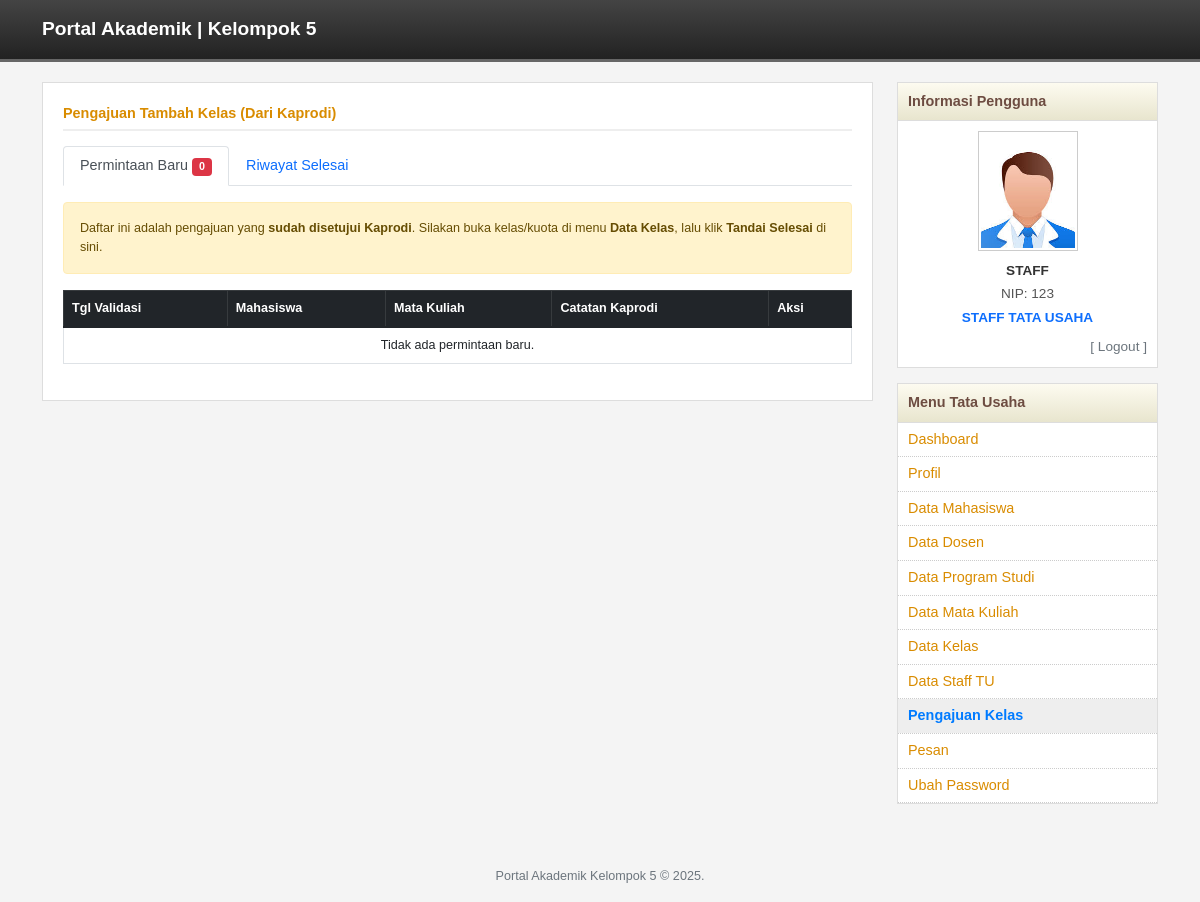
The app's page /tu/pengajuan.php (signed in), older data.
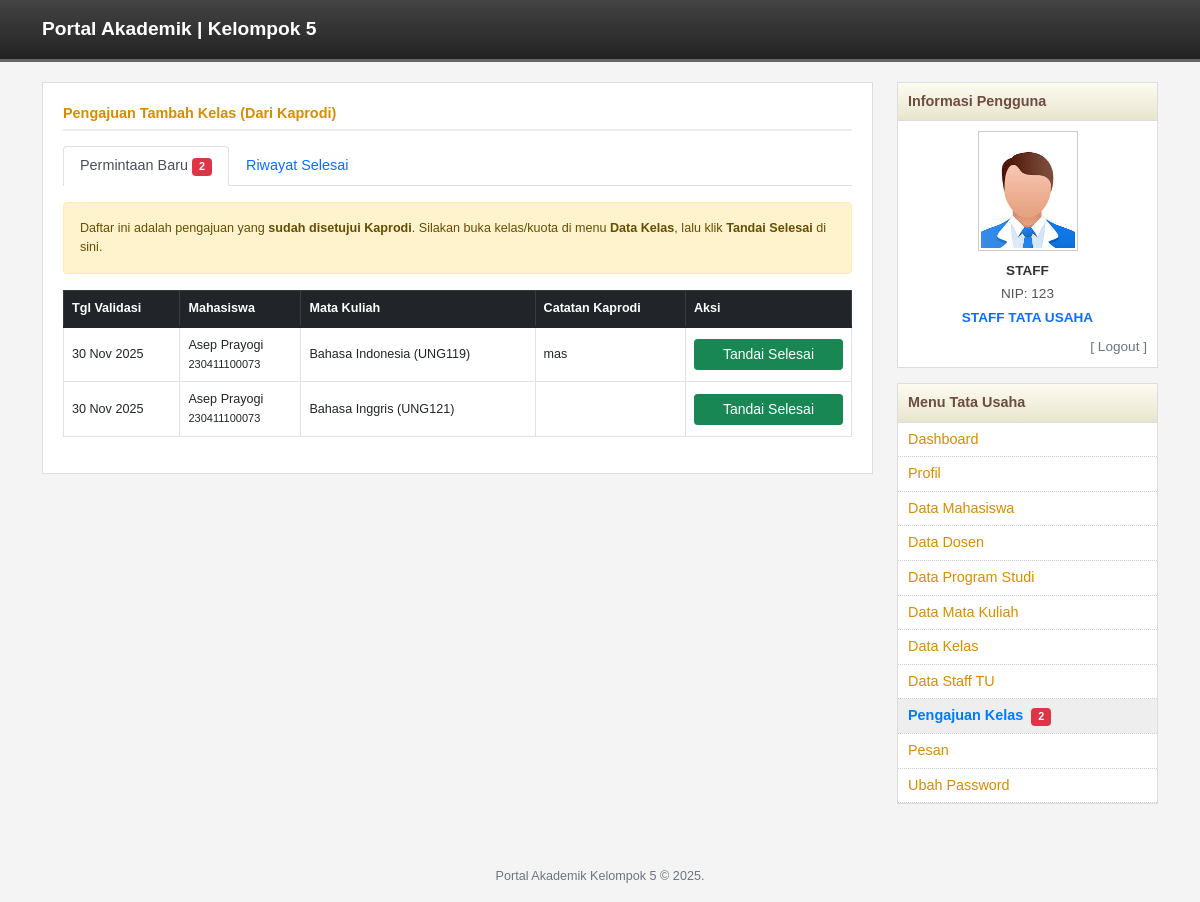
The same page, newer data.
### tables this page shows
CREATE TABLE `pengajuan_tambah_kelas` (
  `id` int(11) NOT NULL,
  `mahasiswa_id` int(11) DEFAULT NULL,
  `mata_kuliah_id` int(11) DEFAULT NULL,
  `kelas_id` int(11) DEFAULT NULL,
  `alasan` text DEFAULT NULL,
  `status` enum('pending','approved','rejected','completed') DEFAULT 'pending',
  `tanggal_pengajuan` timestamp NULL DEFAULT current_timestamp(),
  `tanggal_validasi` timestamp NULL DEFAULT NULL,
  `validator_id` int(11) DEFAULT NULL,
  `catatan_validasi` text DEFAULT NULL,
  `created_at` timestamp NULL DEFAULT current_timestamp()
);

CREATE TABLE `mahasiswa` (
  `id` int(11) NOT NULL,
  `nim` varchar(20) NOT NULL,
  `nama` varchar(100) NOT NULL,
  `jenis_kelamin` enum('L','P') DEFAULT NULL,
  `password` varchar(255) NOT NULL,
  `email` varchar(100) DEFAULT NULL,
  `prodi` varchar(50) DEFAULT NULL,
  `semester` int(11) DEFAULT NULL,
  `dpa_id` int(11) DEFAULT NULL,
  `created_at` timestamp NULL DEFAULT current_timestamp(),
  `foto` varchar(255) DEFAULT NULL
);

CREATE TABLE `mata_kuliah` (
  `id` int(11) NOT NULL,
  `kode_mk` varchar(20) NOT NULL,
  `nama_mk` varchar(100) NOT NULL,
  `sks` int(11) NOT NULL,
  `minimal_kelulusan` varchar(5) DEFAULT 'C',
  `semester` int(11) DEFAULT NULL,
  `prodi_id` int(11) DEFAULT 1,
  `sifat` enum('Wajib','Pilihan') DEFAULT 'Wajib',
  `prasyarat` varchar(255) DEFAULT NULL,
  `created_at` timestamp NULL DEFAULT current_timestamp()
);

### tu/pengajuan.php (the view, shortened to what the changed rows need)
<?php
require_once "../config/database.php";
$stmtNew = $pdo->query("SELECT p.*, m.nim, m.nama as nama_mhs, mk.nama_mk, mk.kode_mk
                        FROM pengajuan_tambah_kelas p
                        JOIN mahasiswa m ON p.mahasiswa_id = m.id
                        JOIN mata_kuliah mk ON p.mata_kuliah_id = mk.id
                        WHERE p.status = 'approved' ORDER BY p.tanggal_validasi ASC");
$dataNew = $stmtNew->fetchAll();
?>
<!DOCTYPE html>
<html lang="id">
<head>
    <link href="https://cdn.jsdelivr.net/npm/bootstrap@5.1.3/dist/css/bootstrap.min.css" rel="stylesheet">
    <link rel="stylesheet" href="../assets/css/style.css">
</head>
<body>
<div class="container">
    <div class="row">
        <div class="col-md-9">
            <div class="content-box">
                <ul class="nav nav-tabs mb-3" id="tuTab" role="tablist">
                    <li class="nav-item">
                        <button class="nav-link active" id="new-tab" data-bs-toggle="tab" data-bs-target="#new" type="button">
                            Permintaan Baru <span class="badge bg-danger"><?= count($dataNew) ?></span>
                        </button>
                    </li>
                </ul>
                <div class="tab-content">
                    <div class="tab-pane fade show active" id="new">
                        <div class="table-responsive">
                            <table class="table table-bordered table-hover align-middle small">
                                <thead class="table-dark">
                                    <tr><th>Tgl Validasi</th><th>Mahasiswa</th><th>Mata Kuliah</th><th>Catatan Kaprodi</th><th>Aksi</th></tr>
                                </thead>
                                <tbody>
                                    <?php if(empty($dataNew)): ?>
                                        <tr><td colspan="5" class="text-center">Tidak ada permintaan baru.</td></tr>
                                    <?php endif; ?>
                                    <?php foreach($dataNew as $r): ?>
                                    <tr>
                                        <td><?= date('d M Y', strtotime($r['tanggal_validasi'])) ?></td>
                                        <td><?= htmlspecialchars($r['nama_mhs']) ?><br><small><?= htmlspecialchars($r['nim']) ?></small></td>
                                        <td><?= htmlspecialchars($r['nama_mk']) ?> (<?= $r['kode_mk'] ?>)</td>
                                        <td><?= htmlspecialchars($r['catatan_validasi'] ?? '-') ?></td>
                                        <td>
                                            <form method="POST" onsubmit="return confirm('Sudah diproses?');">
                                                <button class="btn btn-success btn-sm w-100">Tandai Selesai</button>
                                            </form>
                                        </td>
                                    </tr>
                                    <?php endforeach; ?>
                                </tbody>
                            </table>
                        </div>
                    </div>
                </div>
            </div>
        </div>
        <div class="col-md-3"><?php include "sidebar.php"; ?></div>
    </div>
</div>
</body></html>

### tu/sidebar.php (shortened to what the changed rows need)
<?php
$currentPage = basename($_SERVER['PHP_SELF']);
global $pdo;
$cntPending = $pdo->query("SELECT COUNT(*) FROM pengajuan_tambah_kelas WHERE status='approved'")->fetchColumn();
?>
<div class="sidebar-box">
    <ul class="menu-list">
        <li>
            <a href="pengajuan.php" class="<?= $currentPage == 'pengajuan.php' ? 'menu-active' : 'menu-default' ?>">
                Pengajuan Kelas
                <?php if($cntPending > 0): ?>
                    <span class="badge bg-danger ms-1"><?= $cntPending ?></span>
                <?php endif; ?>
            </a>
        </li>
    </ul>
</div>

Row changes from the older to the newer data that the page shows:
added pengajuan_tambah_kelas: tanggal_validasi "30 Nov 2025", mahasiswa.nama "Asep Prayogi", mahasiswa.nim "230411100073", mata_kuliah.nama_mk "Bahasa Indonesia", mata_kuliah.kode_mk "UNG119", catatan_validasi "mas"
added pengajuan_tambah_kelas: tanggal_validasi "30 Nov 2025", mahasiswa.nama "Asep Prayogi", mahasiswa.nim "230411100073", mata_kuliah.nama_mk "Bahasa Inggris", mata_kuliah.kode_mk "UNG121"
Text that changed along with them:
count($dataNew): "0" → "2"
$cntPending: (not shown) → "2"
text no longer shown: "Tidak ada permintaan baru."
